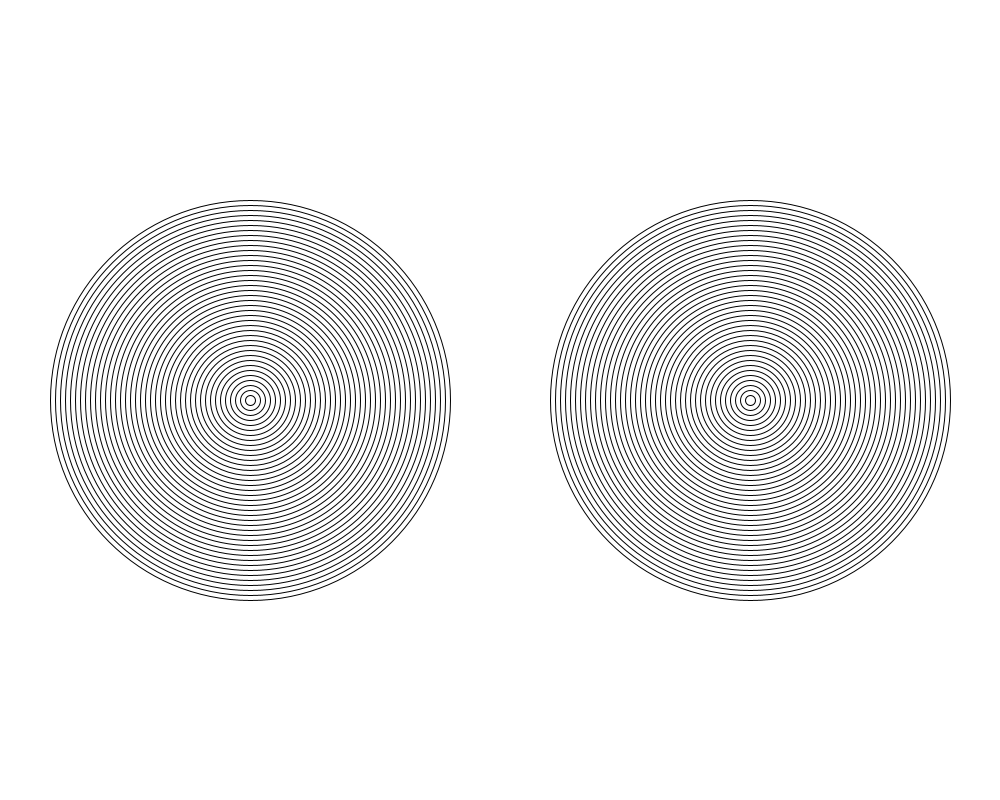
Frame 1 (no input)
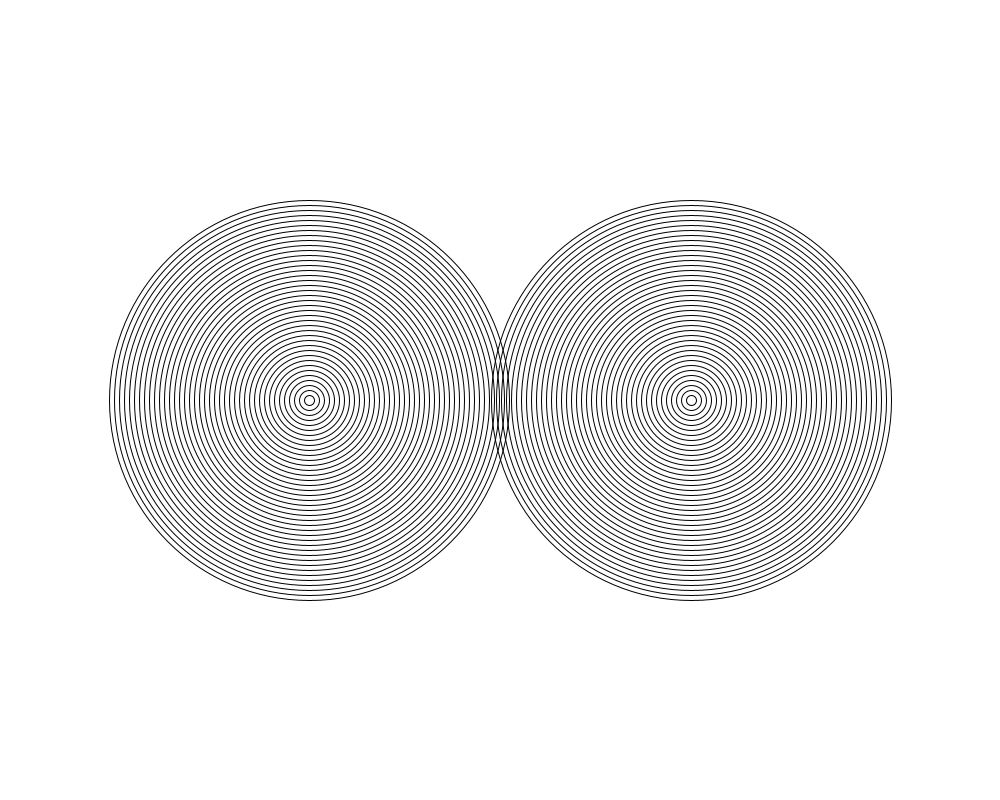
Frame 60 (the mouse pressed at the canvas centre just before this capture)
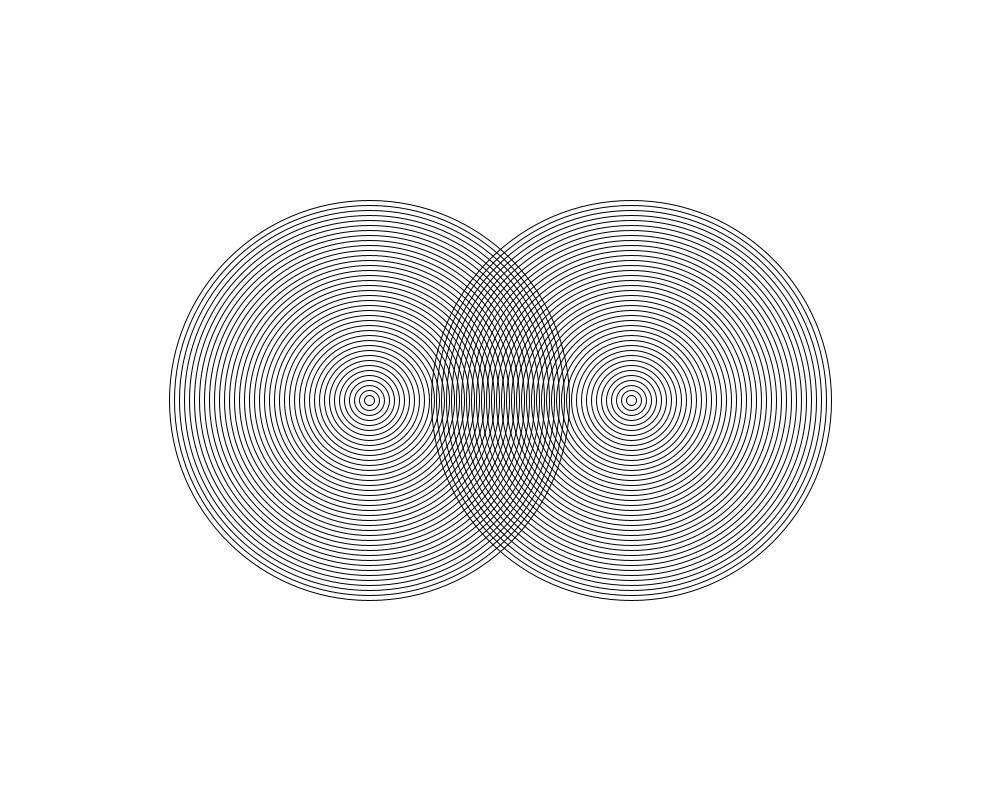
Frame 120 (the mouse held since frame 60 and released just before this capture)

The Processing sketch that drew these frames (run headless with seeded random() and noise(); from frame 60 on, the mouse is pressed at the canvas centre):

// Processing sketch: amazing_rings
// ── amazing_rings.pde
  int movinga = 250;
  int movingb = 750;
void setup()
{
  size(1000,800);
}
void draw()
{
  int diameter = 400; 
background(#FFFFFF);

  for(int repeat = 0; repeat <=40; repeat++){
  noFill();
    ellipse(movinga,400,diameter,diameter);
    ellipse(movingb,400,diameter,diameter);
  diameter-= 10; 
}
movinga += 1;
movingb -= 1;

}
